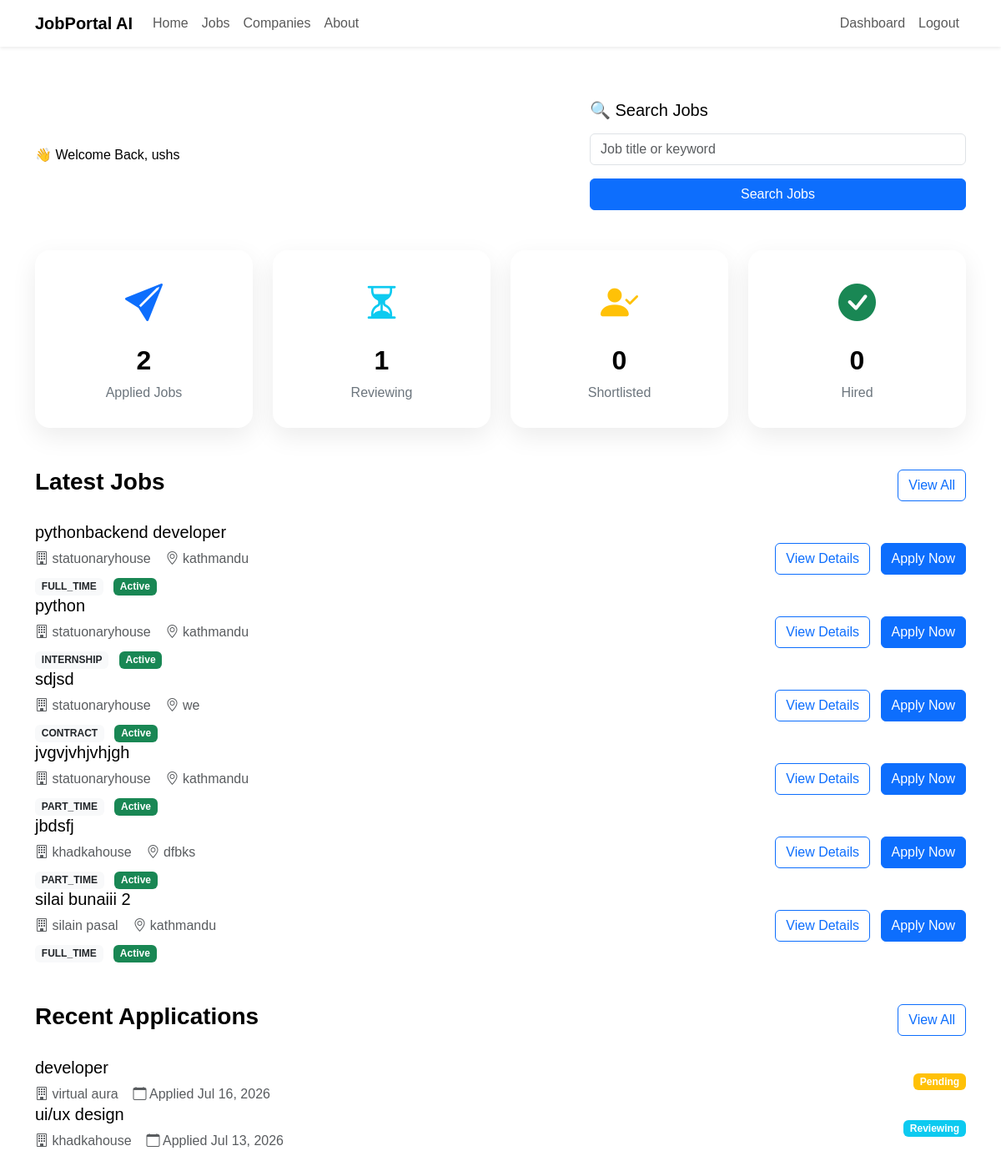
The app's page /applications/dashboard/ (signed in), older data.
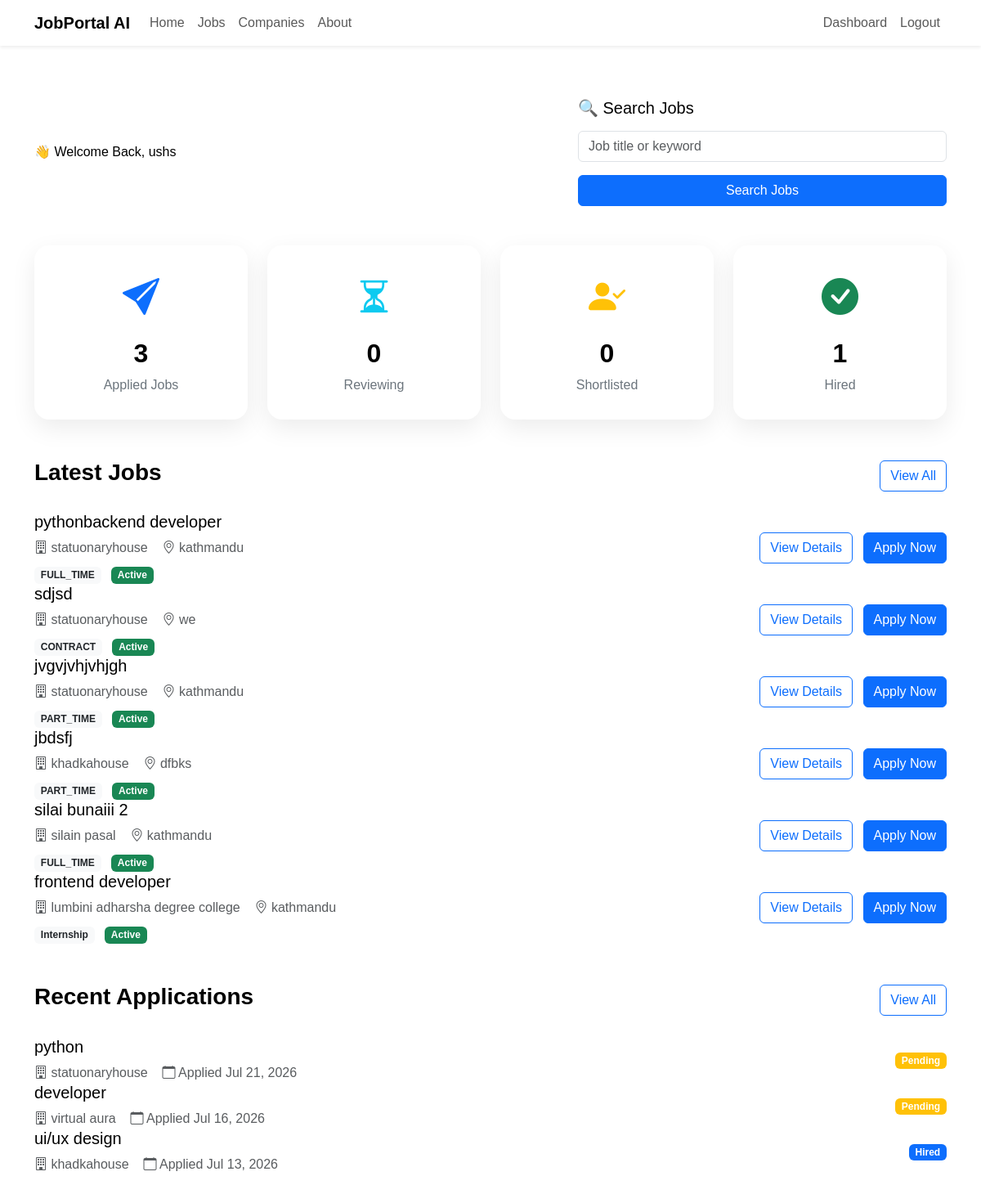
The same page, newer data.
### accounts/models.py (models this page shows, shortened)
class User(AbstractUser):
    class Role(models.TextChoices):
        ADMIN = "ADMIN", "Admin"
        RECRUITER = "RECRUITER", "Recruiter"
        APPLICANT = "APPLICANT", "Applicant"
    role = models.CharField(
        max_length=20,
        choices=Role.choices,
        default=Role.APPLICANT,
    )
    phone_number = models.CharField(
        max_length=15,
        blank=True,
        null=True,
    )
    profile_picture = models.ImageField(
        upload_to="profile_photos/",
        blank=True,
        null=True,
    )
    created_at = models.DateTimeField(auto_now_add=True)

### jobs/models.py (models this page shows, shortened)
class Job(models.Model):
    class EmploymentType(models.TextChoices):
        FULL_TIME = "Full Time"
        PART_TIME = "Part Time"
        INTERNSHIP = "Internship"
        CONTRACT = "Contract"
    class ExperienceLevel(models.TextChoices):
        ENTRY =  "Entry Level"
        MID =  "Mid Level"
        SENIOR = "Senior Level"
    company = models.ForeignKey(Company,on_delete=models.CASCADE,related_name="jobs")
    title = models.CharField(max_length=200)
    slug = models.SlugField(unique=True,blank=True)
    description = models.TextField()
    location = models.CharField(max_length=150)
    employment_type = models.CharField(max_length=20,choices=EmploymentType.choices)
    experience_level = models.CharField( max_length=20, choices=ExperienceLevel.choices )
    salary_min = models.PositiveIntegerField()
    salary_max = models.PositiveIntegerField()
    vacancies = models.PositiveIntegerField(default=1)
    deadline = models.DateField()
    is_active = models.BooleanField(default=True)
    created_at = models.DateTimeField(auto_now_add=True)
    updated_at = models.DateTimeField(auto_now=True)

### companies/models.py (models this page shows, shortened)
class Company(models.Model):
    owner = models.OneToOneField(
        settings.AUTH_USER_MODEL,
        on_delete=models.CASCADE,
        related_name="company",
    )
    company_name = models.CharField(max_length=200)
    slug = models.SlugField(unique=True, blank=True)
    logo = models.ImageField(
        upload_to="company_logos/",
        blank=True,
        null=True,
    )
    description = models.TextField()
    website = models.URLField(blank=True)
    email = models.EmailField()
    phone = models.CharField(max_length=20)
    address = models.TextField()
    location = models.CharField(max_length=255)
    city = models.CharField(max_length=100)
    country = models.CharField(max_length=100)
    established_date = models.DateField()
    employee_count = models.PositiveIntegerField()
    created_at = models.DateTimeField(auto_now_add=True)
    updated_at = models.DateTimeField(auto_now=True)

### applications/models.py (models this page shows, shortened)
class Application(models.Model):
    applicant = models.ForeignKey( settings.AUTH_USER_MODEL, on_delete=models.CASCADE, related_name="applications" )
    job = models.ForeignKey( Job, on_delete=models.CASCADE,related_name="applications")
    resume = models.FileField( upload_to="resumes/")
    cover_letter = models.TextField( blank=True)
    status = models.CharField( max_length=20,choices=Applicationstatus.choices,default=Applicationstatus.PENDING )
    applied_at = models.DateTimeField(auto_now_add=True)
    first_name = models.CharField(max_length=100, default="")
    last_name = models.CharField(max_length=100, default="")
    location = models.CharField(max_length=100, default="")
    class Meta:
        ordering = ["-applied_at"]
        unique_together = ("applicant", "job")

### applications/views.py (the view)
# urls.py: path("dashboard/",views.applicant_dashboard,name="applicant-dashboard" ),
@login_required
def applicant_dashboard(request):
    if request.user.role != "APPLICANT":
        return redirect("dashboard")
    applied_jobs = Application.objects.filter(applicant=request.user).count()
    interview_jobs = Application.objects.filter(applicant=request.user,status=Applicationstatus.SHORTLISTED).count()
    accepted_jobs = Application.objects.filter(applicant=request.user,status=Applicationstatus.HIRED ).count()
    recent_applications = Application.objects.filter(applicant=request.user )[:5]
    recommended_jobs = Job.objects.filter(is_active=True).exclude( applications__applicant=request.user )[:6]
    reviewing_jobs = Application.objects.filter(applicant=request.user,status=Applicationstatus.REVIEWING).count()
    context = {
    "applied_jobs": applied_jobs,
    "reviewing_jobs": reviewing_jobs,
    "interview_jobs": interview_jobs,
    "accepted_jobs": accepted_jobs,
    "recommended_jobs": recommended_jobs,
    "recent_applications": recent_applications,
}
    return render(request,"applications/applicant_dashboard.html",context )

### templates/applications/applicant_dashboard.html (shortened to what this page needs)
{% extends "dashboard_base.html" %}
{% load static %}
{% block content %}
<div class="container py-4">
<section class="hero-dashboard mb-5">
    <div class="row align-items-center">
        <div class="col-lg-7">
            <span class="hero-tag">
                👋 Welcome Back, {{ request.user.first_name }}
            </span>
        </div>
        <div class="col-lg-5">
            <div class="search-card">
                <h5 class="mb-3">
                    🔍 Search Jobs
                </h5>
                <form method="GET" action="{% url 'job-list' %}">
                    <div class="mb-3">
                        <input
                            type="text"
                            name="keyword"
                            class="form-control"
                            placeholder="Job title or keyword">
                    </div>
                    <button
                        class="btn btn-primary w-100">
                        Search Jobs
                    </button>
                </form>
            </div>
        </div>
    </div>
</section>
    <section class="mb-5">
        <div class="row g-4">
            <div class="col-lg-3 col-md-6">
                <div class="dashboard-card">
                    <i class="bi bi-send-fill stat-icon text-primary"></i>
                    <h2>{{ applied_jobs }}</h2>
                    <p>Applied Jobs</p>
                </div>
            </div>
            <div class="col-lg-3 col-md-6">
                <div class="dashboard-card">
                    <i class="bi bi-hourglass-split stat-icon text-info"></i>
                    <h2>{{ reviewing_jobs }}</h2>
                    <p>Reviewing</p>
                </div>
            </div>
            <div class="col-lg-3 col-md-6">
                <div class="dashboard-card">
                    <i class="bi bi-person-check-fill stat-icon text-warning"></i>
                    <h2>{{ interview_jobs }}</h2>
                    <p>Shortlisted</p>
                </div>
            </div>
            <div class="col-lg-3 col-md-6">
                <div class="dashboard-card">
                    <i class="bi bi-check-circle-fill stat-icon text-success"></i>
                    <h2>{{ accepted_jobs }}</h2>
                    <p>Hired</p>
                </div>
            </div>
        </div>
    </section>
    <section>
        <div class="d-flex justify-content-between align-items-center mb-4">
            <h3 class="fw-bold">
                Latest Jobs
            </h3>
            <a href="{% url 'job-list' %}" class="btn btn-outline-primary">
                View All
            </a>
        </div>
        {% for job in recommended_jobs %}
        <div class="job-card">
            <div class="row align-items-center">
                <div class="col-lg-8">
                    <h5 class="mb-2">
                        {{ job.title }}
                    </h5>
                    <p class="text-muted mb-2">
                        <i class="bi bi-building"></i>
                        {{ job.company.company_name }}
                        <i class="bi bi-geo-alt"></i>
                        {{ job.location }}
                    </p>
                    <div>
                        <span class="badge bg-light text-dark">
                            {{ job.get_employment_type_display }}
                        </span>
                        <span class="badge bg-success ms-2">
                            Active
                        </span>
                    </div>
                </div>
                <div class="col-lg-4 text-lg-end mt-3 mt-lg-0">
                    <a href="{% url 'job-detail' job.pk %}"
                       class="btn btn-outline-primary me-2">
                        View Details
                    </a>
                    <a href="{% url 'apply-job' job.pk %}"
                       class="btn btn-primary">
                        Apply Now
                    </a>
                </div>
            </div>
        </div>
       {% endfor %}
    </section>
    <section class="mt-5">
        <div class="d-flex justify-content-between align-items-center mb-4">
            <h3 class="fw-bold">
                Recent Applications
            </h3>
            <a href="{% url 'my-applications' %}" class="btn btn-outline-primary">
                View All
            </a>
        </div>
        {% for application in recent_applications %}
        <div class="job-card">
            <div class="row align-items-center">
                <div class="col-lg-8">
                    <h5 class="mb-2">
                        {{ application.job.title }}
                    </h5>
                    <p class="text-muted mb-0">
                        <i class="bi bi-building"></i>
                        {{ application.job.company.company_name }}
                        <i class="bi bi-calendar"></i>
                        Applied {{ application.applied_at|date:"M d, Y" }}
                    </p>
                </div>
                <div class="col-lg-4 text-lg-end mt-3 mt-lg-0">
                    {% if application.status == "Pending" %}
                        <span class="badge bg-warning">{{ application.status }}</span>
                    {% elif application.status == "Reviewing" %}
                        <span class="badge bg-info">{{ application.status }}</span>
                    {% elif application.status == "Shortlisted" %}
                        <span class="badge bg-success">{{ application.status }}</span>
                    {% elif application.status == "Hired" %}
                        <span class="badge bg-primary">{{ application.status }}</span>
                    {% elif application.status == "Rejected" %}
                        <span class="badge bg-danger">{{ application.status }}</span>
                    {% endif %}
                </div>
            </div>
        </div>
        {% endfor %}
    </section>
</div>
{% endblock %}

### templates/dashboard_base.html (shortened to what this page needs)
{% load static %}
<!DOCTYPE html>
<html lang="en">
<head>
    <link href="https://cdn.jsdelivr.net/npm/bootstrap@5.3.3/dist/css/bootstrap.min.css"
          rel="stylesheet">
    <link rel="stylesheet"
          href="https://cdn.jsdelivr.net/npm/bootstrap-icons@1.11.3/font/bootstrap-icons.min.css">
    <link rel="stylesheet"
          href="{% static 'css/style.css' %}">
</head>
<body>
    {% include "includes/navbar.html" %}
    <main class="py-4">
        {% block content %}
        {% endblock %}
    </main>
</body>
</html>

### templates/includes/navbar.html (shortened to what this page needs)
<nav class="navbar navbar-expand-lg navbar-light bg-white shadow-sm">
<div class="container">
<a class="navbar-brand fw-bold"
   href="{% url 'home' %}">
JobPortal AI
</a>
<div class="collapse navbar-collapse"
id="navbar">
<ul class="navbar-nav me-auto">
<li class="nav-item">
<a class="nav-link"
href="{% url 'home' %}">
Home
</a>
</li>
<li class="nav-item">
<a class="nav-link"
href="{% url 'job-list' %}">
Jobs
</a>
</li>
<li class="nav-item">
<a class="nav-link"
href="{% url 'company-list' %}">
Companies
</a>
</li>
<li class="nav-item">
<a class="nav-link"
href="{% url 'about' %}">
About
</a>
</li>
</ul>
<ul class="navbar-nav">
{% if request.user.is_authenticated %}
<li class="nav-item">
{% if request.user.role == "RECRUITER" %}
<a class="nav-link"
href="{% url 'dashboard' %}">
Dashboard
</a>
{% elif request.user.role == "APPLICANT" %}
<a class="nav-link"
href="{% url 'applicant-dashboard' %}">
Dashboard
</a>
{% elif request.user.is_superuser or request.user.role == "ADMIN" %}
<a class="nav-link"href="/admin/">Dashboard</a>
{% endif %}
</li>
<li class="nav-item">
<a class="nav-link"href="{% url 'logout' %}">Logout</a>
</li>
{% endif %}
</ul>
</div>
</div>
</nav>

### static/css/style.css (style rules this page uses)
* { margin:0; padding:0; box-sizing:border-box; }
body { font-family:'Poppins',sans-serif; background:var(--light); color:var(--dark); }
a { text-decoration:none; }
.dashboard-card { background:#fff; border-radius:18px; padding:30px; text-align:center; box-shadow:0 10px 30px rgba(0,0,0,.08); transition:.3s; height:100%; }
.dashboard-card h2 { font-weight:700; margin-top:15px; }
.dashboard-card p { color:#6c757d; margin-bottom:0; }
.stat-icon { font-size:45px; }

Row changes from the older to the newer data that the page shows:
no longer on this page (row unchanged): Job: title "python", company.company_name "statuonaryhouse", location "kathmandu", employment_type "INTERNSHIP"
added Job: title "frontend developer", company.company_name "lumbini adharsha degree college", location "kathmandu", employment_type "Internship"
added Application: job "python", job.company.company_name "statuonaryhouse", applied_at "Jul 21, 2026", status "Pending"
changed Application "ui/ux design": status "Reviewing" → "Hired"
Text that changed along with them:
{{ applied_jobs }}: "2" → "3"
{{ reviewing_jobs }}: "1" → "0"
{{ accepted_jobs }}: "0" → "1"
